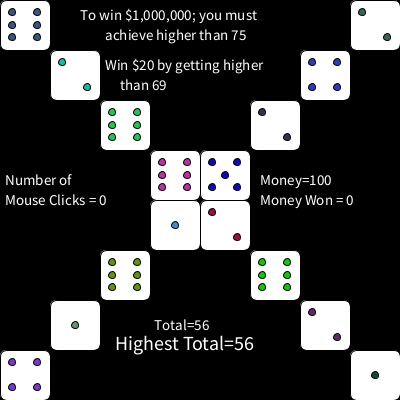
Frame 1 (no input)
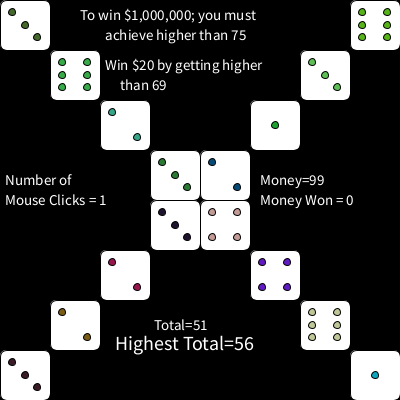
Frame 2 (the mouse pressed at the canvas centre, redrawn once)

The Processing sketch that drew these frames (run headless with seeded random() and noise(); the mouse was pressed at the canvas centre and the sketch redrawn once):

// Processing sketch: diceWood
// ── diceWood.pde
Die[] die = new Die[17];
int total, highestTotal, startTime, pressedCount, money=100, moneyWon;
void setup()
{
  size(400, 400);
  noLoop();
}
void draw()
{
  background(0);
  //creating all the die
  for (int i=0; i<8; i++) {
    die[i] = new Die(i*50, i*50);
    die[i].show();
    total+=die[i].getRand();
  }
  int j=350;
  int g=0;
  for (int i=0; i<8; i++) {
    die[i] = new Die(j, g);
    j-=50;
    g+=50;
    die[i].show();
    total+=die[i].getRand();
  }
  //displaying the data
  textSize(15);
  fill(255);
  text("Total="+total, 154, 330);
  if (total>highestTotal)
    highestTotal=total;
  text("To win $1,000,000; you must", 80, 20);
  text("achieve higher than 75", 105, 40);
  text("Win $20 by getting higher", 105, 70);
  text("than 69", 120, 90);
  textSize(15);
  text("Number of", 5, 185);
  text("Mouse Clicks = "+pressedCount, 5, 205);
  text("Money="+money, 260, 185);
  text("Money Won = "+moneyWon, 260, 205);
  textSize(20);
  text("Highest Total="+highestTotal, 115, 350);
  if(total>69){
    money+=20;
    moneyWon+=20;}
  total=0;
  if (highestTotal>75) {
    youWin();
  }
  if(money<1)
    youLose();
}
void mousePressed()
{
  pressedCount++;
  money--;
  redraw();
  
}
void youLose(){
  clear();
  background((int)(Math.random()*180)+20, (int)(Math.random()*180)+20, (int)(Math.random()*180)+20);
  textSize(50);
  text("Congratulations!", 0, 200);
  textSize(60);
  text("You Lose!", 80, 260);
  text("Money = 0", 60, 310);
}
void youWin(){
  clear();
  background((int)(Math.random()*180)+20, (int)(Math.random()*180)+20, (int)(Math.random()*180)+20);
  textSize(49);
  text("Congratulations!", 0, 200);
  textSize(60);
  text("You Win", 80, 260);
  textSize(43);
  text("One Million Dollars!", 0, 300);
}
class Die //models one single dice cube
{
  private int posX;
  private int posY;
  private int rand;
  public Die(int x, int y) //constructor
  {
    posX=x;
    posY=y;
    rand=(int)(Math.random()*6)+1;
  }
  public int getRand() {
    return rand;
  }
  public void roll()
  {
    //your code here
  }
  public void show()
  {
    if (mousePressed || 1==1) {
      if (rand==1) {
        fill(255, 255, 255);
        rect(posX, posY, 50, 50, 7);
        fill((int)(Math.random()*200), (int)(Math.random()*200), (int)(Math.random()*200));
        ellipse(posX+25, posY+25, 7, 7);
      }
    }
    if (mousePressed || 1==1) {
      if (rand==2) {
        fill(255, 255, 255);
        rect(posX, posY, 50, 50, 7);
        fill((int)(Math.random()*200), (int)(Math.random()*200), (int)(Math.random()*200));
        ellipse(posX+12, posY+12, 7, 7);
        ellipse(posX+37, posY+37, 7, 7);
      }
    }
    if (mousePressed || 1==1) {
      if (rand==3) {
        fill(255, 255, 255);
        rect(posX, posY, 50, 50, 7);
        fill((int)(Math.random()*200), (int)(Math.random()*200), (int)(Math.random()*200));
        ellipse(posX+12, posY+12, 7, 7);
        ellipse(posX+25, posY+25, 7, 7);
        ellipse(posX+37, posY+37, 7, 7);
      }
    }
    if (mousePressed || 1==1) {
      if (rand==4) {
        fill(255, 255, 255);
        rect(posX, posY, 50, 50, 7);
        fill((int)(Math.random()*200), (int)(Math.random()*200), (int)(Math.random()*200));
        ellipse(posX+12, posY+12, 7, 7);
        ellipse(posX+12, posY+37, 7, 7);
        ellipse(posX+37, posY+12, 7, 7);
        ellipse(posX+37, posY+37, 7, 7);
      }
    }
    if (mousePressed || 1==1) {
      if (rand==5) {
        fill(255, 255, 255);
        rect(posX, posY, 50, 50, 7);
        fill((int)(Math.random()*200), (int)(Math.random()*200), (int)(Math.random()*200));
        ellipse(posX+12, posY+12, 7, 7);
        ellipse(posX+12, posY+37, 7, 7);
        ellipse(posX+25, posY+25, 7, 7);
        ellipse(posX+37, posY+12, 7, 7);
        ellipse(posX+37, posY+37, 7, 7);
      }
    }
    if (mousePressed || 1==1) {
      if (rand==6) {
        fill(255, 255, 255);
        rect(posX, posY, 50, 50, 7);
        fill((int)(Math.random()*200), (int)(Math.random()*200), (int)(Math.random()*200));
        ellipse(posX+12, posY+12, 7, 7);
        ellipse(posX+12, posY+37, 7, 7);
        ellipse(posX+12, posY+25, 7, 7);
        ellipse(posX+37, posY+25, 7, 7);
        ellipse(posX+37, posY+12, 7, 7);
        ellipse(posX+37, posY+37, 7, 7);
      }
    }
  }
}
